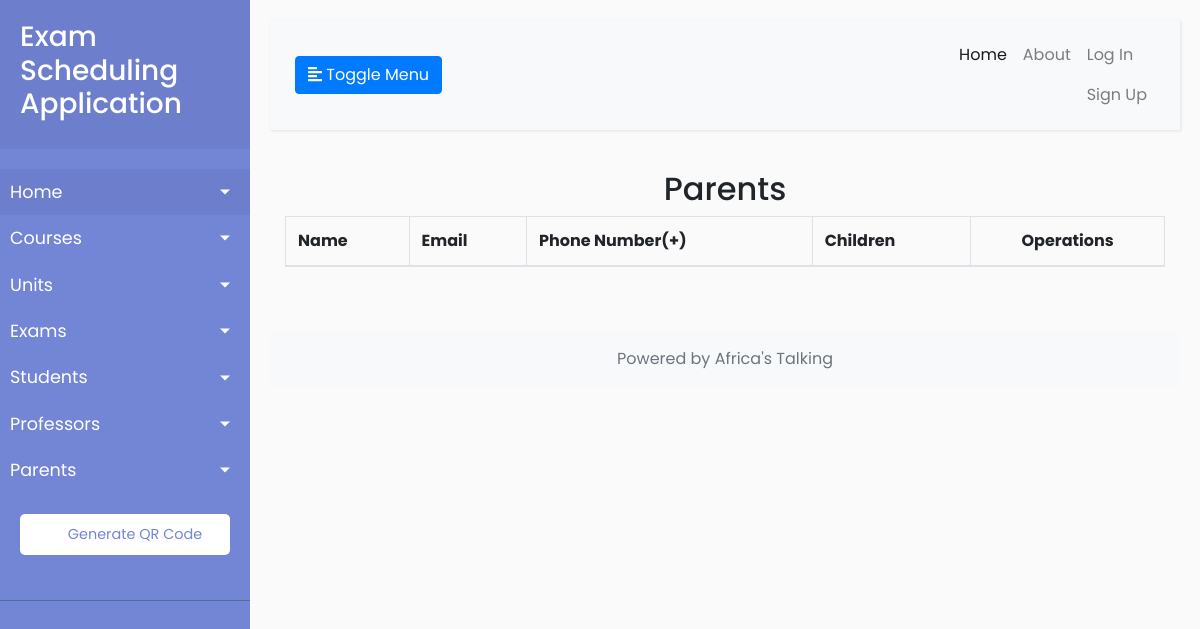
Before: /parents with the older database file.
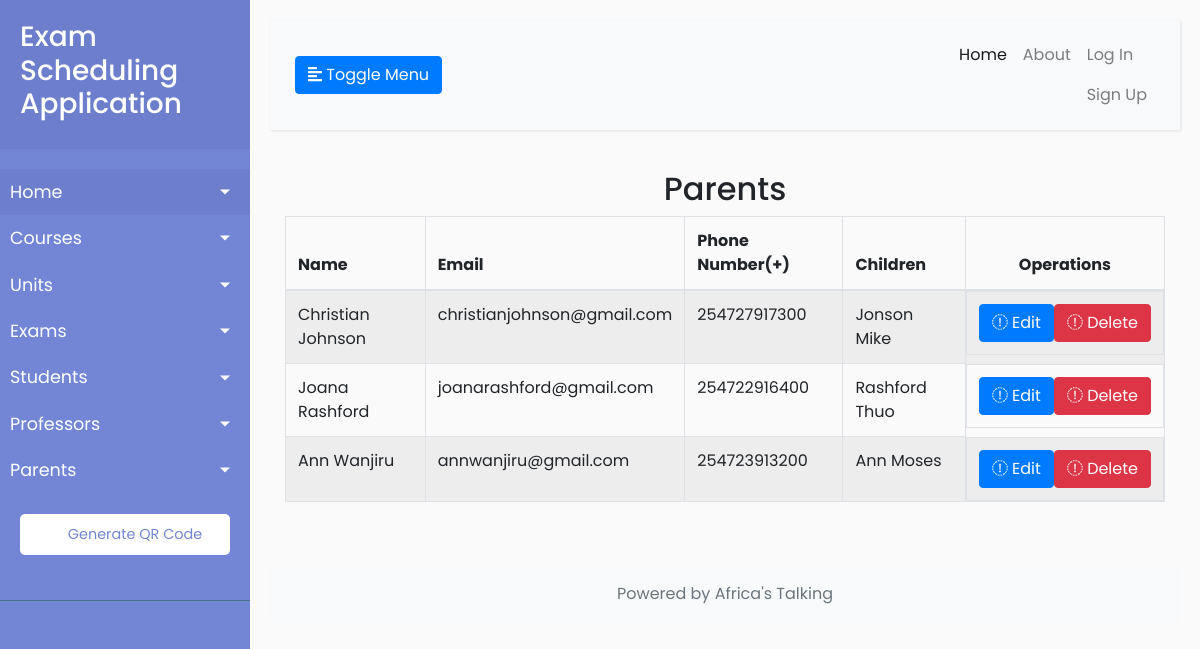
After: the same page with the newer database file.
### users/models.py (models this page shows, shortened)
class Parent(User):
    students = models.ForeignKey('Student', on_delete=models.CASCADE)
    phone_number = models.IntegerField(default=+254711111111)
    class Meta:
        verbose_name_plural = "Parents"

### users/views.py (the view)
# urls.py: path('parents', ParentListView.as_view(), name='parents-list'),
class ParentListView(ListView):
    model = Parent
    template_name = 'users/parents_list.html'
    context_object_name = 'parents'
    paginate_by = 5

### users/templates/users/parents_list.html (shortened to what this page needs)
{% extends 'exams/base.html' %}
{% block content %}
    <div class="right_col" role="main">
        <div class="">
            <div class="row">
                <div class="col-md-12 col-sm-12 col-xs-12">
                    <div class="x_panel">
                        <div class="x_title">
                            <h2 class="text-center"> Parents </h2>
                        </div>
                        <div class="x_content">
                            <table id="parent-datatable" class="table table-striped table-bordered">
                                <thead>
                                    <tr>
                                        <th>Name</th>
                                        <th>Email</th>
                                        <th>Phone Number(+)</th>
                                        <th>Children</th>
                                        <th class="text-center">Operations</th>
                                    </tr>
                                </thead>
                                <tbody>
                                    {% for parent in parents %}
                                    <tr>
                                        <td>{{ parent.get_full_name }}</td>
                                        <td>{{ parent.email }}</td>
                                        <td>{{ parent.phone_number }}</td>
                                        <td class="description-cell" style="max-width: 200px; overflow: hidden; text-overflow: ellipsis;" title="{{ parent.students.get_full_name }}">{{ parent.students.get_full_name }}</td>
                                        <td class="text-center d-flex align-items-center">
                                            <div class="button-group d-flex justify-content-between">
                                                <a href="{% url 'parents-update' parent.pk %}" class="btn btn-primary btn-xs"><i class="fa fa-pencil"></i> Edit</a>
                                                <a href="{% url 'parents-delete' parent.pk %}" class="btn btn-danger btn-xs"><i class="fa fa-remove"></i> Delete</a>
                                            </div>
                                        </td>
                                    </tr>
                                    {% endfor %}
                                </tbody>
                            </table>
                        </div>
                    </div>
                </div>
            </div>
        </div>
    </div>
{% endblock content %}

Changed rows visible on the page:
added Parent: get_full_name "Christian Johnson", email "christianjohnson@gmail.com", phone_number "254727917300", students.get_full_name "Jonson Mike"
added Parent: get_full_name "Joana Rashford", email "joanarashford@gmail.com", phone_number "254722916400", students.get_full_name "Rashford Thuo"
added Parent: get_full_name "Ann Wanjiru", email "annwanjiru@gmail.com", phone_number "254723913200", students.get_full_name "Ann Moses"
